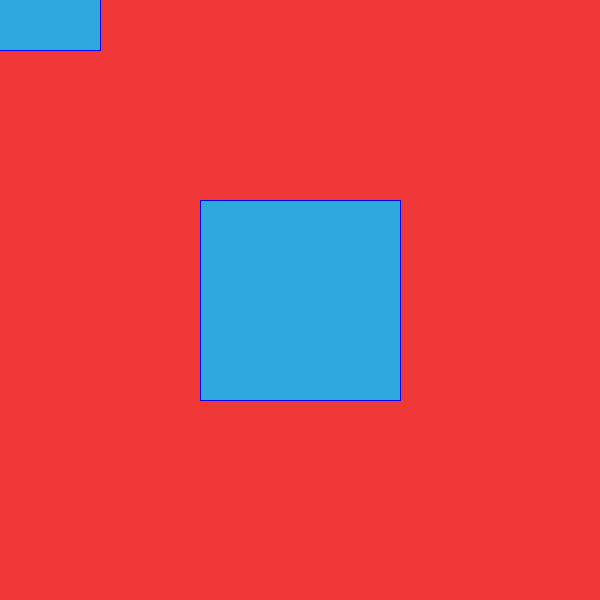
Frame 1 (no input)
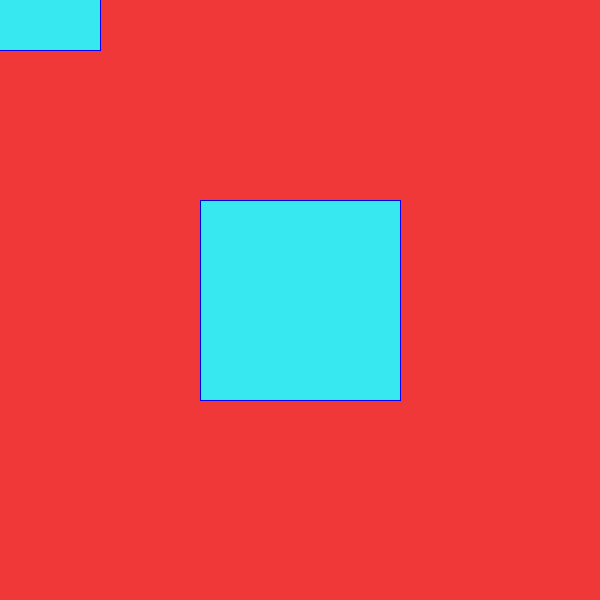
Frame 60 (the mouse pressed at the canvas centre just before this capture)
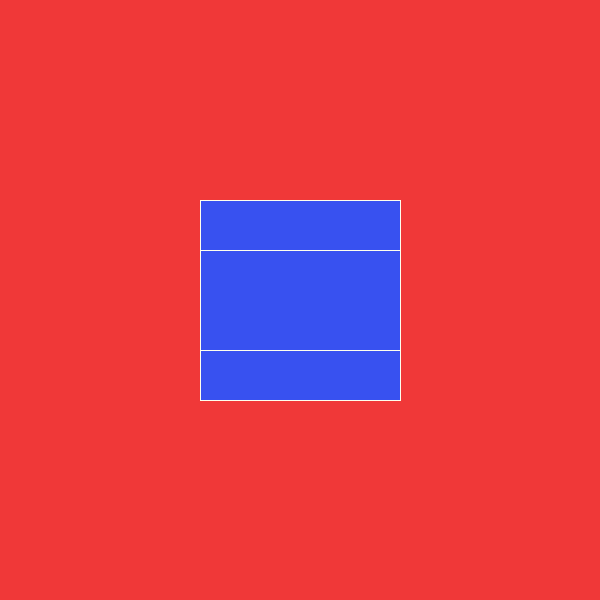
Frame 120 (the mouse held since frame 60 and released just before this capture)

The Processing sketch that drew these frames (run headless with seeded random() and noise(); from frame 60 on, the mouse is pressed at the canvas centre):

// Processing sketch: processing_112551
// ── processing_112551.pde

void setup(){
size(600, 600); 
background(21,232,181);
rectMode(CENTER);
fill(47,168,222);
}

void draw(){
background(240,56,56);
stroke(mouseX,mouseY,237);

  
  rect(300,300,200,200);
  
  rect(mouseX, mouseY, 200, 100); 
  
  if(mousePressed == true){ 
 fill(56,81,240);
}else{
  fill(56,232,240);
}
  
  
  
}
